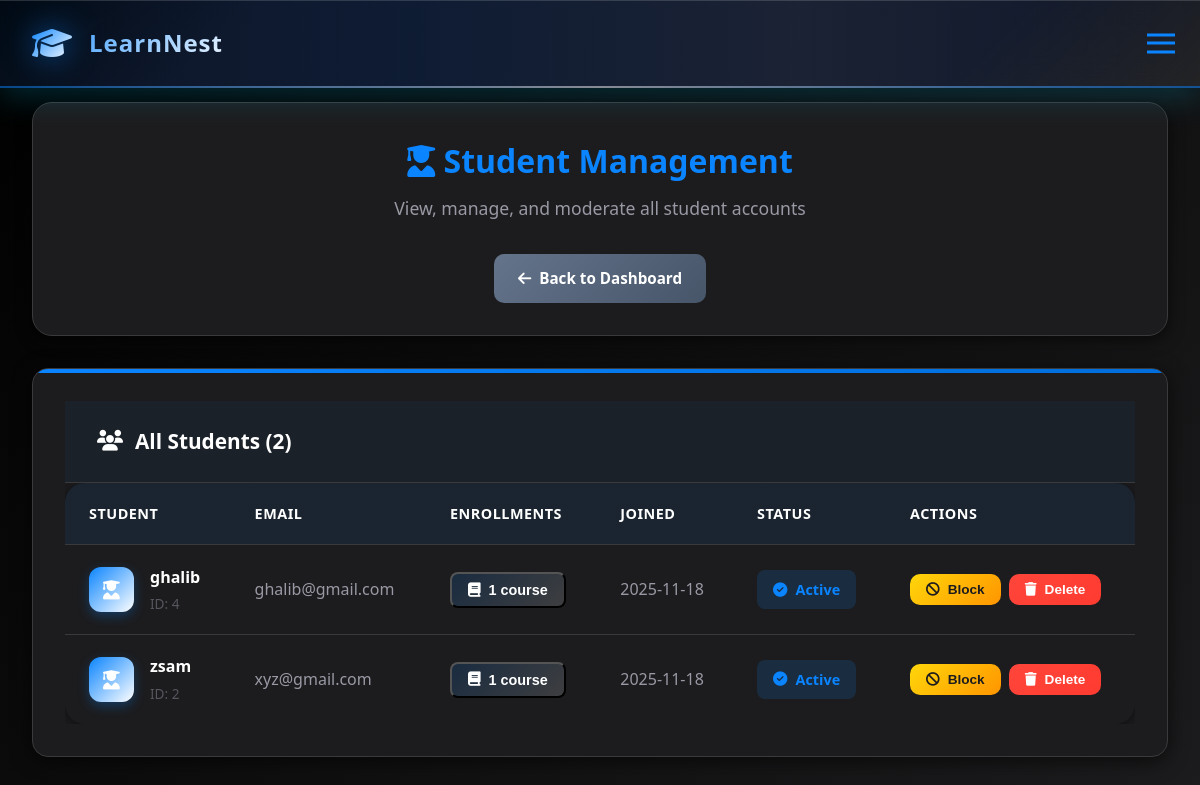
/admin/students (signed in), run on the app's committed database.
### tables this page shows
CREATE TABLE users (
                id INTEGER PRIMARY KEY AUTOINCREMENT,
                username TEXT UNIQUE NOT NULL,
                email TEXT UNIQUE NOT NULL,
                password_hash TEXT NOT NULL,
                role TEXT NOT NULL DEFAULT 'student',
                full_name TEXT NOT NULL,
                bio TEXT,
                profile_image TEXT,
                instructor_approval_status TEXT DEFAULT 'approved',
                approved_by INTEGER,
                approved_at TIMESTAMP,
                created_at TIMESTAMP DEFAULT CURRENT_TIMESTAMP,
                last_login TIMESTAMP,
                is_active BOOLEAN DEFAULT 1, instructor_screenshot TEXT, profile_picture TEXT,
                FOREIGN KEY (approved_by) REFERENCES users (id)
            );

### app.py (the view)
@app.route('/admin/students')
@login_required
@admin_required
def admin_students():
    try:
        with db_lock:
            conn = get_db_connection()
            students_raw = conn.execute('''
                SELECT u.*, COUNT(DISTINCT e.id) as enrollment_count
                FROM users u
                LEFT JOIN enrollments e ON u.id = e.student_id AND e.status = 'approved'
                WHERE u.role = 'student'
                GROUP BY u.id
                ORDER BY u.created_at DESC
            ''').fetchall()
            students = [dict(row) for row in students_raw]
            conn.close()
        return render_template('admin/students.html', students=students)
    except Exception as e:
        logging.error(f"Error fetching students: {e}")
        flash('Error loading students', 'error')
        return redirect(url_for('dashboard'))

### app.py (called while the page is built)
@app.context_processor
def inject_csrf_token():
    if 'csrf_token' not in session:
        session['csrf_token'] = secrets.token_urlsafe(32)
    return dict(csrf_token=session['csrf_token'])

def get_db_connection():
    conn = sqlite3.connect(DATABASE, timeout=30)
    conn.execute('PRAGMA journal_mode=WAL;')
    conn.execute('PRAGMA synchronous=NORMAL;')
    conn.execute('PRAGMA cache_size=10000;')
    conn.execute('PRAGMA temp_store=MEMORY;')
    conn.row_factory = sqlite3.Row
    return conn

@login_manager.user_loader
def load_user(user_id):
    try:
        with db_lock:
            conn = get_db_connection()
            user = conn.execute(
                'SELECT * FROM users WHERE id = ? AND is_active = 1', (user_id,)
            ).fetchone()
            conn.close()
        if user:
            profile_pic = user['profile_picture'] if 'profile_picture' in user.keys() else None
            return User(user['id'], user['username'], user['email'], user['role'],
                       user['full_name'], user['created_at'], user['is_active'],
                       user['instructor_approval_status'] if user['instructor_approval_status'] else 'approved',
                       user['approved_by'],
                       user['approved_at'],
                       profile_pic)
    except sqlite3.OperationalError:
        pass
    return None

def admin_required(f):
    @wraps(f)
    def decorated_function(*args, **kwargs):
        if not current_user.is_authenticated or not current_user.is_admin():
            flash('Access denied. Admin privileges required.', 'error')
            return redirect(url_for('dashboard'))
        return f(*args, **kwargs)
    return decorated_function

    def is_admin(self):
        return self.role == 'admin'

    def is_instructor(self):
        return self.role == 'instructor'

    def is_student(self):
        return self.role == 'student'

### templates/admin/students.html (shortened to what this page needs)
{% extends "base.html" %}
{% block content %}
<div class="page-container">
    <div class="page-header">
        <div class="header-content">
            <h1><i class="fas fa-user-graduate"></i> Student Management</h1>
            <p>View, manage, and moderate all student accounts</p>
        </div>
        <div class="header-actions">
            <a href="{{ url_for('dashboard') }}" class="btn btn-secondary">
                <i class="fas fa-arrow-left"></i> Back to Dashboard
            </a>
        </div>
    </div>
    <div class="card">
        <div class="card-header">
            <h3 class="card-title">
                <i class="fas fa-users"></i> All Students ({{ students|length }})
            </h3>
        </div>
        <div class="card-content">
            {% if students %}
                <div class="table-responsive">
                    <table class="modern-table">
                        <thead>
                            <tr>
                                <th>Student</th>
                                <th>Email</th>
                                <th>Enrollments</th>
                                <th>Joined</th>
                                <th>Status</th>
                                <th>Actions</th>
                            </tr>
                        </thead>
                        <tbody>
                            {% for student in students %}
                                <tr id="student-row-{{ student.id }}">
                                    <td>
                                        <div class="user-info">
                                            <div class="user-avatar">
                                                <i class="fas fa-user-graduate"></i>
                                            </div>
                                            <div class="user-details">
                                                <div class="user-name">{{ student.full_name }}</div>
                                                <div class="user-id">ID: {{ student.id }}</div>
                                            </div>
                                        </div>
                                    </td>
                                    <td>{{ student.email }}</td>
                                    <td>
                                        <button onclick="viewStudentEnrollments({{ student.id }}, '{{ student.full_name }}')"
                                                class="enrollment-badge clickable">
                                            <i class="fas fa-book"></i> {{ student.enrollment_count }} course{{ 's' if student.enrollment_count != 1 else '' }}
                                        </button>
                                    </td>
                                    <td>{{ student.created_at[:10] if student.created_at else 'N/A' }}</td>
                                    <td>
                                        {% if student.is_active %}
                                            <span class="status-badge active">
                                                <i class="fas fa-check-circle"></i> Active
                                            </span>
                                        {% else %}
                                            <span class="status-badge blocked">
                                                <i class="fas fa-ban"></i> Blocked
                                            </span>
                                        {% endif %}
                                    </td>
                                    <td>
                                        <div class="action-buttons">
                                            <button onclick="toggleStudentBlock({{ student.id }}, {{ student.is_active }})"
                                                    class="btn btn-sm {% if student.is_active %}btn-warning{% else %}btn-success{% endif %}"
                                                    title="{% if student.is_active %}Block{% else %}Unblock{% endif %} Student">
                                                <i class="fas {% if student.is_active %}fa-ban{% else %}fa-check-circle{% endif %}"></i>
                                                {% if student.is_active %}Block{% else %}Unblock{% endif %}
                                            </button>
                                            <button onclick="deleteStudent({{ student.id }}, '{{ student.full_name }}')"
                                                    class="btn btn-sm btn-danger"
                                                    title="Delete Student">
                                                <i class="fas fa-trash"></i> Delete
                                            </button>
                                        </div>
                                    </td>
                                </tr>
                            {% endfor %}
                        </tbody>
                    </table>
                </div>
            {% endif %}
        </div>
    </div>
</div>
{% endblock %}

### templates/base.html (style rules this page uses)
:root { --black: #000000; --gray-50: #0D0D0D; --gray-100: #1C1C1E; --gray-200: #2C2C2E; --gray-300: #3A3A3C; --gray-400: #48484A; --gray-500: #636366; --gray-600: #8E8E93; --gray-700: #9999A5; --gray-800: #AEAEB2; --gray-900: #C7C7CC; --white: #ffffff; --primary: #0A84FF; --primary-dark: #006EDC; --success: #0A84FF; --warning: #FF9F0A; --info: #64D2FF; --danger: #FF453A; --accent: #BF5AF2; --text-primary: #FFFFFF; --text-secondary: #9999A5; --text-light: #56565E; --text-disabled: #3A3A3E; --background: var(--black); --card-bg: var(--gray-100); --card-hover: var(--gray-200); --border: var(--gray-300); --border-light: var(--gray-400); --shadow-sm: 0 2px 8px rgba(0, 0, 0, 0.4); --shadow: 0 2px 12px rgba(0, 0, 0, 0.5); --shadow-md: 0 4px 16px rgba(0, 0, 0, 0.6); --shadow-lg: 0 4px 20px rgba(0, 0, 0, 0.6); --shadow-xl: 0 8px 32px rgba(0, 0, 0, 0.7); --gradient-primary: linear-gradient(135deg, var(--primary) 0%, var(--primary-dark) 100%); --gradient-success: linear-gradient(135deg, var(--success) 0%, #28CD4B 100%); --gradient-warning: linear-gradient(135deg, var(--warning) 0%, #FF8800 100%); --gradient-accent: linear-gradient(135deg, var(--accent) 0%, #A646E8 100%); --gradient-bg: linear-gradient(135deg, var(--black) 0%, var(--gray-50) 100%); --radius-sm: 0.5rem; --radius: 0.75rem; --radius-md: 1rem; --radius-lg: 1.25rem; --radius-xl: 1.5rem; }
* { margin: 0; padding: 0; box-sizing: border-box; }
body { font-family: system-ui, -apple-system, sans-serif; background: linear-gradient(135deg, var(--black) 0%, var(--gray-100) 100%); min-height: 100vh; line-height: 1.6; color: var(--text-primary); margin: 0; padding-top: 70px; }
.btn { display: inline-flex; align-items: center; gap: 0.5rem; padding: 0.75rem 1.5rem; border: none; border-radius: var(--radius); font-weight: 600; text-decoration: none; cursor: pointer; transition: all 0.2s; font-size: 0.9rem; color: var(--white); }
.btn-secondary { background: var(--gray-200); color: var(--text-primary); border: 1px solid var(--border); }
.btn-warning { background: var(--warning); color: white; }
.btn-danger { background: var(--danger); color: white; }
.btn-sm { padding: 0.5rem 1rem; font-size: 0.8rem; }
.card { background: var(--card-bg); border-radius: var(--radius-lg); padding: 2rem; box-shadow: var(--shadow-lg); margin-bottom: 2rem; position: relative; overflow: hidden; border: 1px solid var(--border); transition: all 0.3s ease; }
.card::before { content: ''; position: absolute; top: 0; left: 0; right: 0; height: 4px; background: var(--gradient-primary); }
.page-container { max-width: 1400px; margin: 0 auto; padding: 2rem; }
.page-header { display: flex; justify-content: space-between; align-items: center; margin-bottom: 2rem; padding: 2rem; background: var(--card-bg); border-radius: var(--radius-lg); box-shadow: var(--shadow-md); border: 1px solid var(--border); }
.header-content h1 { font-size: 2.25rem; margin-bottom: 0.5rem; color: var(--text-primary); font-weight: 800; }
.header-content p { color: var(--text-secondary); font-size: 1.1rem; }
.header-actions { display: flex; gap: 1rem; }
@media (max-width: 1200px) { .page-header { flex-direction: column; gap: 1.5rem; text-align: center; } }
@media (max-width: 1200px) { .header-actions { width: 100%; justify-content: center; } }
@media (max-width: 1200px) { .container, .page-container { padding: 1rem; } }
table { width: 100%; border-collapse: collapse; background: var(--card-bg); border-radius: var(--radius-lg); overflow: hidden; box-shadow: var(--shadow); }
thead { background: var(--gray-200); }
th { padding: 1rem; text-align: left; font-weight: 600; color: var(--text-primary); border-bottom: 1px solid var(--border); }
td { padding: 1rem; color: var(--text-secondary); border-bottom: 1px solid var(--gray-300); }
tbody tr { transition: background 0.2s ease; }
tbody tr:last-child td { border-bottom: none; }
body, .navbar, .card, .stat-card, .btn, .form-group input, .form-group select, .form-group textarea { transition: background-color 0.3s ease, color 0.3s ease, border-color 0.3s ease; }

### data on the page
users: full_name "ghalib", id "4", email "ghalib@gmail.com", enrollment_count "1", created_at "2025-11-18", shows "Active", shows "Block"
users: full_name "zsam", id "2", email "xyz@gmail.com", enrollment_count "1", created_at "2025-11-18", shows "Active", shows "Block"

### other printed values
{{ students|length }} "2"
